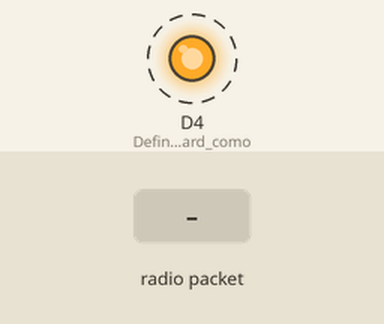
Simulated run of this sketch. Board: ESP8266 (NodeMCU). Parts: output pins drawn as LEDs (lit = HIGH). Dashed ring = blinking. The test bench sets the inputs (shaded band). What the sketch prints to the serial monitor is not drawn.

Above: at 1.8 s.
1.9 s: radio packet "1" arrives
Timing chart, 0 to 9.5 s (numbered marks = the images above; inputs shaded):
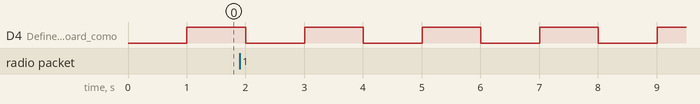

Measured:
- by itself, D4 (Define_o_LED_Onboard_como): alternates HIGH for 1.0 s and LOW for 1.0 s

The sketch:

sketch_sep10a.ino
```cpp
// (licence header left out)
#include <SPI.h>
#include "nRF24L01.h"
#include "RF24.h"


//
// Hardware configuration
//

// Set up nRF24L01 radio on SPI bus plus pins 9 & 10

RF24 radio(D4,D8);

//
// Topology
//

// Radio pipe addresses for the 2 nodes to communicate.
const uint64_t address = 0xB00B1E5000LL;
char buffer[10];
//
// Role management
//
// Set up role.  This sketch uses the same software for all the nodes
// in this system.  Doing so greatly simplifies testing.
//

// The various roles supported by this sketch
typedef enum { role_ping_out = 1, role_pong_back } role_e;

// The debug-friendly names of those roles
const char* role_friendly_name[] = { "invalid", "Ping out", "Pong back"};

// The role of the current running sketch
role_e role = role_pong_back;

void setup(void)
{
  //
  // Print preamble
  //

  Serial.begin(115200);

    pinMode(D4, OUTPUT);//Define o LED Onboard como saida.
    digitalWrite(D4, 1);//Apaga o LED.

    printf("\n\rRF24/examples/GettingStarted/\n\r");
    printf("ROLE: %s\n\r",role_friendly_name[role]);
    printf("*** PRESS 'T' to begin transmitting to the other node\n\r");

    // radio.begin();

    // optionally, increase the delay between retries & # of retries
    radio.setRetries(15,15);

    // optionally, reduce the payload size.  seems to
    // improve reliability
    radio.setPayloadSize(8);

    radio.openReadingPipe(1,address);
    radio.startListening();
    radio.printDetails();
}

void loop(void)
{
  //
  // Ping out role.  Repeatedly send the current time
  //

  Serial.println("Loop");
  digitalWrite(D4, !digitalRead(D4));

  while(radio.available()){
    uint8_t payloadSize = radio.getPayloadSize();
    radio.read(&buffer, radio.getPayloadSize());
    Serial.print("Received data:");
    Serial.println(buffer);
  }
  delay(1000);
}
```
